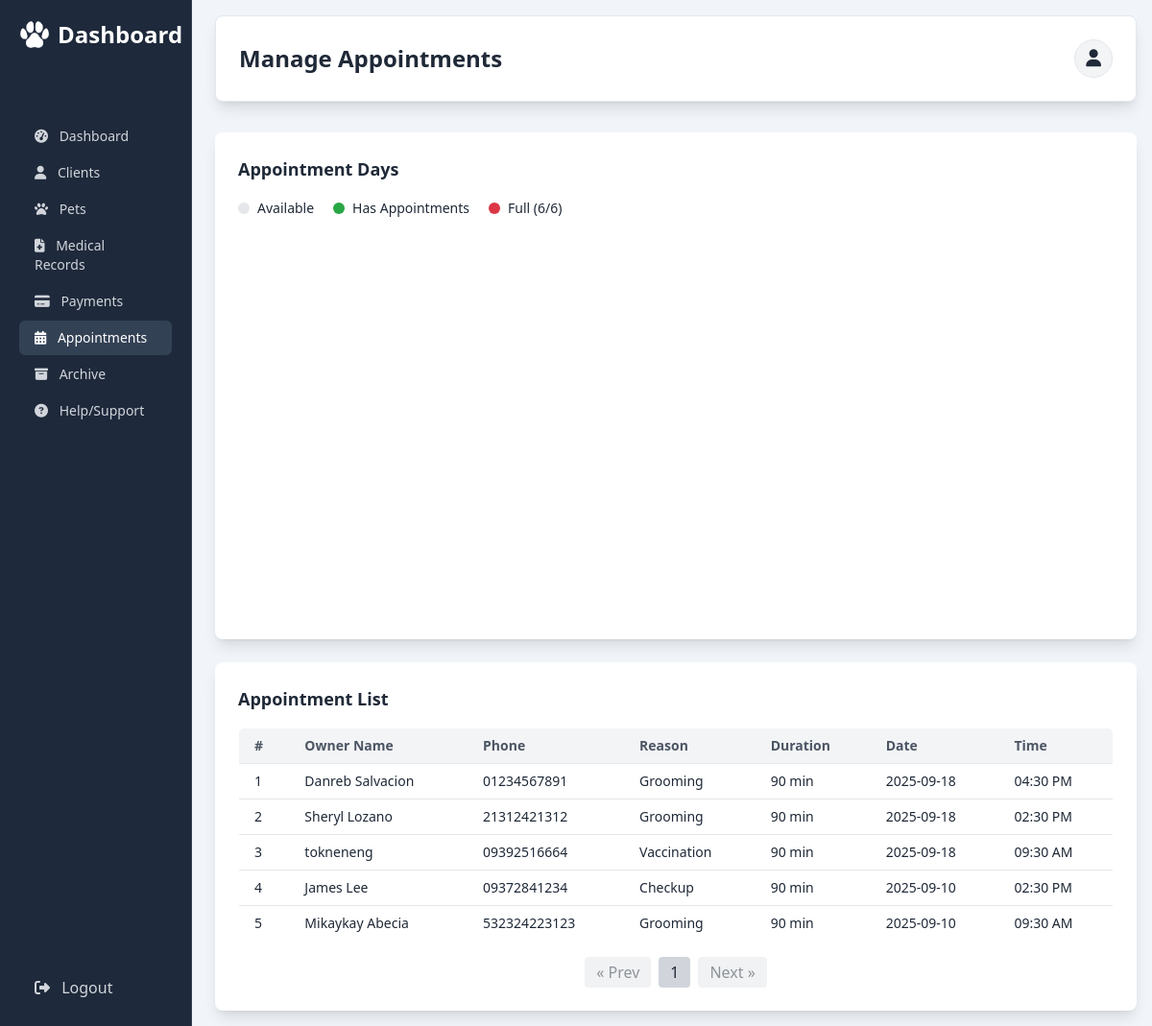
/appointments.php (signed in), run on the app's committed database.
### tables this page shows
CREATE TABLE `appointments` (
  `id` int(11) NOT NULL,
  `owner_name` varchar(100) NOT NULL,
  `contact_number` varchar(20) NOT NULL,
  `appointment_date` date DEFAULT NULL,
  `appointment_time` time DEFAULT NULL,
  `reason` text NOT NULL,
  `status` varchar(20) DEFAULT 'Scheduled',
  `created_at` timestamp NOT NULL DEFAULT current_timestamp(),
  `updated_at` timestamp NULL DEFAULT NULL ON UPDATE current_timestamp(),
  `duration` int(11) NOT NULL DEFAULT 90
);

### appointments.php (the view, shortened to what this page needs)
<?php
require_once __DIR__ . "/functions/logs.php";
$cur_year = date('Y');
$cur_month = date('m');
$start_date = "$cur_year-$cur_month-01";
$end_date = date("Y-m-t", strtotime($start_date));
$stmt = $pdo->prepare("
    SELECT id, owner_name, contact_number, appointment_date, appointment_time, reason, status, duration
    FROM appointments
    WHERE appointment_date BETWEEN :start_date AND :end_date
    AND status = 'Scheduled'
    ORDER BY appointment_date DESC, appointment_time DESC
");
$stmt->execute(['start_date' => $start_date, 'end_date' => $end_date]);
$appoint_list = $stmt->fetchAll(PDO::FETCH_ASSOC);
$items_per_page = 10;
$page_num = isset($_GET['page']) && is_numeric($_GET['page']) ? max(1, (int)$_GET['page']) : 1;
$total_items = count($appoint_list);
$total_pages = ceil($total_items / $items_per_page);
$start_point = ($page_num - 1) * $items_per_page;
$paginated_data = array_slice($appoint_list, $start_point, $items_per_page);
?>
<!DOCTYPE html>
<html lang="en">
<head>
    <link rel="stylesheet" href="Assets/FontAwsome/css/all.min.css">
    <script src="https://cdn.tailwindcss.com"></script>
    <link href='https://cdn.jsdelivr.net/npm/fullcalendar@5.11.0/main.min.css' rel='stylesheet' />
</head>
<body class="bg-slate-100 min-h-screen text-gray-800">
    <aside id="sidebar" class="fixed inset-y-0 left-0 w-[200px] bg-slate-800 text-white p-5 transform -translate-x-full lg:translate-x-0 transition-transform duration-300 ease-in-out z-40 flex flex-col border-r border-slate-700">
        <div class="flex items-center justify-between mb-6">
            <h2 class="text-xl lg:text-2xl font-semibold flex items-center gap-2">
                <img src="image/MainIconWhite.png" alt="Dashboard" class="w-6 lg:w-8">
                <span class="md:inline">Dashboard</span>
            </h2>
        </div>
        <nav class="flex-grow mt-8 lg:mt-12 space-y-0.5">
            <a href="dashboard.php" class="block text-sm text-gray-300 hover:bg-slate-700 px-4 py-2 rounded-md hover:text-white transition-colors">
                <i class="fas fa-tachometer-alt mr-2"></i> Dashboard
            </a>
            <a href="clients.php" class="block text-sm text-gray-300 hover:bg-slate-700 px-4 py-2 rounded-md hover:text-white transition-colors">
                <i class="fas fa-user mr-2"></i> Clients
            </a>
            <a href="pets.php" class="block text-sm text-gray-300 hover:bg-slate-700 px-4 py-2 rounded-md hover:text-white transition-colors">
                <i class="fas fa-paw mr-2"></i> Pets
            </a>
            <a href="medical_records.php" class="block text-sm text-gray-300 hover:bg-slate-700 px-4 py-2 rounded-md hover:text-white transition-colors">
                <i class="fas fa-file-medical mr-2"></i> Medical Records
            </a>
            <a href="payment_methods.php" class="block text-sm text-gray-300 hover:bg-slate-700 px-4 py-2 rounded-md hover:text-white transition-colors">
                <i class="fas fa-credit-card mr-2"></i> Payments
            </a>
            <a href="appointments.php" class="block text-sm text-white bg-slate-700 px-4 py-2 rounded-md">
                <i class="fas fa-calendar-days mr-2"></i> Appointments
            </a>
            <a href="archive.php" class="block text-sm text-gray-300 hover:bg-slate-700 px-4 py-2 rounded-md hover:text-white transition-colors">
                <i class="fa-solid fa-box-archive mr-2"></i> Archive
            </a>
            <a href="#" class="block text-sm text-gray-300 hover:bg-slate-700 px-4 py-2 rounded-md hover:text-white transition-colors" onclick="toggleModal('vetHelpModal')">
                <i class="fas fa-question-circle mr-2"></i> Help/Support
            </a>
        </nav>
        <div class="pt-4">
            <a href="#" onclick="confirmLogout(event)" class="block text-md text-gray-300 hover:text-red-400 px-4 py-2 rounded-md transition-colors">
                <i class="fas fa-sign-out-alt mr-2"></i> Logout
            </a>
        </div>
    </aside>
    <div class="ml-0 lg:ml-52 p-4 pt-16 lg:pt-4">
        <header class="bg-white shadow-lg rounded-lg text-gray-800 py-4 mb-6 lg:mb-8 p-4 lg:p-6 border border-slate-200">
            <div class="flex justify-between items-center">
                <h1 class="text-xl lg:text-2xl font-bold">Manage Appointments</h1>
                <div class="relative inline-block text-left">
                    <button id="profileButton" class="flex items-center justify-center w-10 h-10 bg-gray-100 border border-gray-200 rounded-full hover:bg-gray-200 text-gray-800 text-lg transition-colors">
                        <i class="fas fa-user"></i>
                    </button>
                </div>
            </div>
        </header>
        <div class="bg-white rounded-lg shadow-lg p-6 mb-6">
            <h2 class="text-lg font-semibold mb-4">Appointment Days</h2>
            <div class="calendar-legend">
                <div class="legend-item">
                    <div class="legend-circle legend-available"></div>
                    <span>Available</span>
                </div>
                <div class="legend-item">
                    <div class="legend-circle legend-has-appointments"></div>
                    <span>Has Appointments</span>
                </div>
                <div class="legend-item">
                    <div class="legend-circle legend-full"></div>
                    <span>Full (6/6)</span>
                </div>
            </div>
            <div id='calendar'></div>
        </div>
        <div class="bg-white rounded-lg shadow-lg p-6">
            <h2 class="text-lg font-semibold text-gray-800 mb-4">Appointment List</h2>
            <div class="overflow-x-auto">
                <table class="min-w-full bg-white border border-gray-200 rounded-md overflow-hidden">
                    <thead class="bg-gray-300 sticky top-0 z-2">
                        <tr class="bg-gray-100">
                            <th class="py-2 px-4 border-b text-left text-sm font-semibold text-gray-600">#</th>
                            <th class="py-2 px-4 border-b text-left text-sm font-semibold text-gray-600">Owner Name</th>
                            <th class="py-2 px-4 border-b text-left text-sm font-semibold text-gray-600">Phone</th>
                            <th class="py-2 px-4 border-b text-left text-sm font-semibold text-gray-600">Reason</th>
                            <th class="py-2 px-4 border-b text-left text-sm font-semibold text-gray-600">Duration</th>
                            <th class="py-2 px-4 border-b text-left text-sm font-semibold text-gray-600">Date</th>
                            <th class="py-2 px-4 border-b text-left text-sm font-semibold text-gray-600">Time</th>
                        </tr>
                    </thead>
                    <tbody>
                        <?php if (empty($paginated_data)): ?>
                            <tr>
                                <td colspan="7" class="py-2 px-4 border-b text-center text-sm text-gray-500">No appointments this month.</td>
                            </tr>
                        <?php else: ?>
                            <?php foreach ($paginated_data as $index => $appointment): ?>
                                <?php
                                $serial = $start_point + $index + 1;
                                $name = htmlspecialchars($appointment['owner_name']);
                                $phone = htmlspecialchars($appointment['contact_number']);
                                $reason = htmlspecialchars($appointment['reason']);
                                $duration = htmlspecialchars($appointment['duration']);
                                $date = htmlspecialchars($appointment['appointment_date']);
                                $time = date('h:i A', strtotime($appointment['appointment_time']));
                                ?>
                                <tr class="hover:bg-gray-50">
                                    <td class="py-2 px-4 border-b text-sm"><?= $serial ?></td>
                                    <td class="py-2 px-4 border-b text-sm"><?= $name ?></td>
                                    <td class="py-2 px-4 border-b text-sm"><?= $phone ?></td>
                                    <td class="py-2 px-4 border-b text-sm"><?= $reason ?></td>
                                    <td class="py-2 px-4 border-b text-sm"><?= $duration ?> min</td>
                                    <td class="py-2 px-4 border-b text-sm"><?= $date ?></td>
                                    <td class="py-2 px-4 border-b text-sm"><?= $time ?></td>
                                </tr>
                            <?php endforeach; ?>
                        <?php endif; ?>
                    </tbody>
                </table>
            </div>
            <div class="mt-4 flex justify-center space-x-2">
                <?php if ($page_num > 1): ?>
                    <a href="?month=<?= $cur_month ?>&year=<?= $cur_year ?>&page=<?= $page_num - 1 ?>"
                        class="px-3 py-1 bg-gray-200 text-gray-800 rounded hover:bg-gray-300">« Prev</a>
                <?php else: ?>
                    <span class="px-3 py-1 bg-gray-200 text-gray-800 rounded opacity-50 cursor-not-allowed">« Prev</span>
                <?php endif; ?>
                <?php for ($i = 1; $i <= $total_pages; $i++): ?>
                    <a href="?month=<?= $cur_month ?>&year=<?= $cur_year ?>&page=<?= $i ?>"
                        class="px-3 py-1 <?= $i === $page_num ? 'bg-gray-300 text-gray-800' : 'bg-gray-100 text-gray-800' ?> rounded hover:bg-gray-300 hover:text-gray-800"><?= $i ?></a>
                <?php endfor; ?>
                <?php if ($page_num < $total_pages): ?>
                    <a href="?month=<?= $cur_month ?>&year=<?= $cur_year ?>&page=<?= $page_num + 1 ?>"
                        class="px-3 py-1 bg-gray-200 text-gray-800 rounded hover:bg-gray-300">Next »</a>
                <?php else: ?>
                    <span class="px-3 py-1 bg-gray-200 text-gray-800 rounded opacity-50 cursor-not-allowed">Next »</span>
                <?php endif; ?>
            </div>
        </div>
    </div>
</html>

### appointments.php (style rules this page uses)
#calendar { width: 100%; margin: 0 auto; height: 400px; }
.calendar-legend { display: flex; gap: 20px; margin-bottom: 15px; flex-wrap: wrap; }
.legend-item { display: flex; align-items: center; gap: 8px; font-size: 14px; }
.legend-circle { width: 12px; height: 12px; border-radius: 50%; }
.legend-available { background-color: #e5e7eb; }
.legend-has-appointments { background-color: #28a745; }
.legend-full { background-color: #dc3545; }

### data on the page
appointments: serial "1", owner_name "Danreb Salvacion", contact_number "01234567891", reason "Grooming", duration "90", appointment_date "2025-09-18", appointment_time "04:30 PM"
appointments: serial "2", owner_name "Sheryl Lozano", contact_number "21312421312", reason "Grooming", duration "90", appointment_date "2025-09-18", appointment_time "02:30 PM"
appointments: serial "3", owner_name "tokneneng", contact_number "09392516664", reason "Vaccination", duration "90", appointment_date "2025-09-18", appointment_time "09:30 AM"
appointments: serial "4", owner_name "James Lee", contact_number "09372841234", reason "Checkup", duration "90", appointment_date "2025-09-10", appointment_time "02:30 PM"
appointments: serial "5", owner_name "Mikaykay Abecia", contact_number "532324223123", reason "Grooming", duration "90", appointment_date "2025-09-10", appointment_time "09:30 AM"
